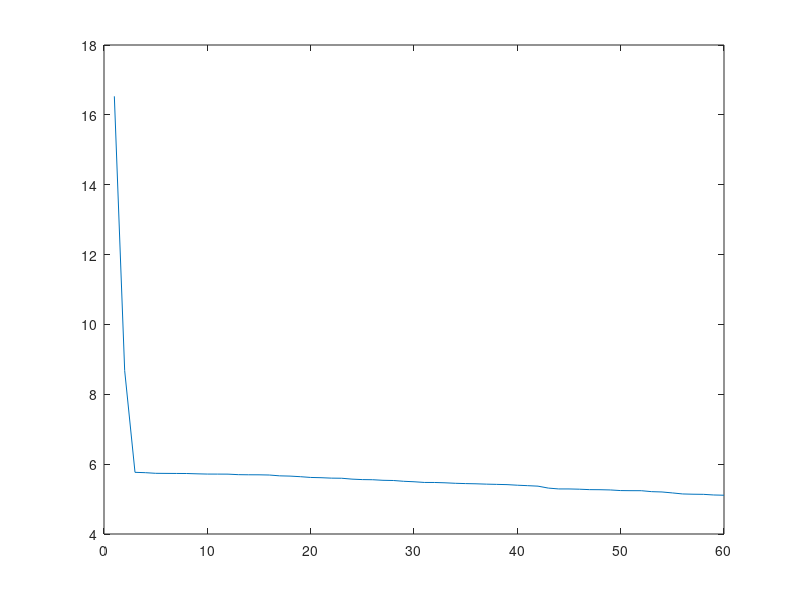
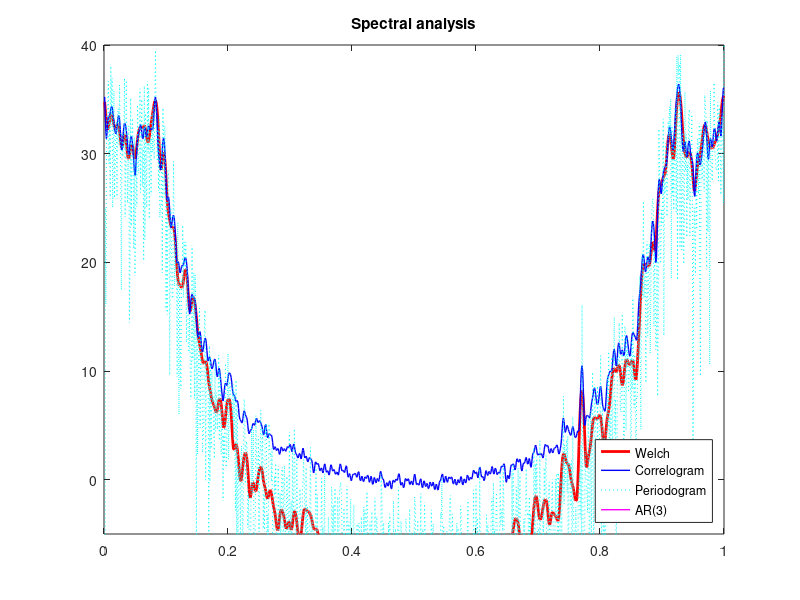
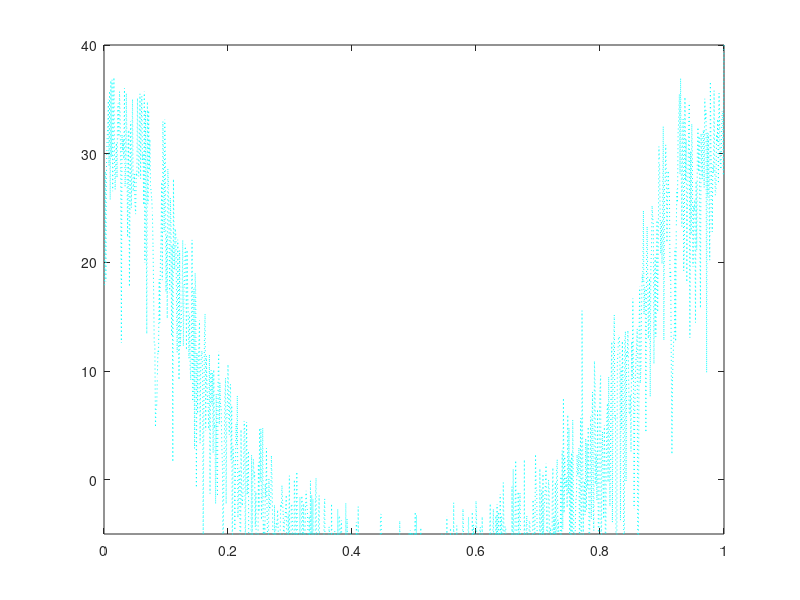

Here is the MATLAB script that generated these plots, in order:
close all;
clear all;
clc;

% load data
z = load('data for hw1.mat');
fir_bs_1 = load('fir_bs_1.mat');
fir_bs_1 = fir_bs_1.fir_bs_1;
% make a column vector
z1 = z.z.';

z1 = z1 - mean(z1);

K = length(z1);


% compute different spectral analysis

% PERIODOGRAM pg 84
Z = fft(z1);
periodogram_1 = abs(Z).^2/K;

% compute WELCH estimator pg 85 
D = 200; % window size
window = kaiser(D, 5.65); % rectangular, consider using a hamming or smth else
M_w = 1/D * sum(window.^2);
S = D/2; %common samples
N_s = floor((K-D)/(D-S) + 1); % number of subsequences
P_per_w = zeros(K, N_s);
for s = 0:(N_s-1)
  z_s = window .* z1( s*(D-S) + 1 : s*(D-S) + D ); % 1.495 with index + 1
  Z_s = fft(z_s, K);
  P_per_w(:, s + 1) = abs(Z_s).^2/(D*M_w);
end
P_welch = sum(P_per_w, 2)/N_s;


% compute autocorrelation with an estimator
N_corr = ceil(K/5);

autoc = zeros(N_corr + 1, 1);
% we should use the unbiased estimator pg 82 1.478
for n = 1:(N_corr + 1)
    d = z1(n:K);
    b = conj(z1(1:(K - n + 1)));
    c = K - n + 1; % check this scaling factor
    autoc(n) = d.' * b / c;
end

% consider formulas as more close as possible to the book
% make autocorrelation simmetric
autoc_complete = zeros(K, 1);
autoc_complete(1:N_corr + 1) = autoc;
temp = flipud(conj(autoc));
% it's the same as puttig the conjugate, flipped, at the end of this
% vector, since fft considers a periodic repetition of the signal
autoc_complete((K - N_corr + 1):K) = temp(1:length(temp)-1);


% CORRELOGRAM
window_correlogram = bartlett(2*N_corr + 1); % window centered around N_corr
window_complete = zeros(K, 1);
window_complete(1:N_corr + 1) = window_correlogram(N_corr + 1 : 2*N_corr + 1);
window_complete(K - N_corr + 1 : K) = window_correlogram(1 : N_corr);

windowed_autoc = autoc_complete.*window_complete;
correlogram = fft(windowed_autoc);

% ar model
% compute variance of AR model and plot it to identify the knee
% it's computed up to K/5 - 1, don't know if it makes sense
upp_limit = 60;
for N = 1:upp_limit
    
    row1 = conj(autoc);
    row1(1) = conj(row1(1));
    R = toeplitz(row1(1:N));
    
    a = -inv(R)*autoc(2:N+1);
    sigma_w(N) = autoc(1) + autoc(2:N+1)'*a;
    
      %figure
      %[H, omega] = freqz(1, [1; a], 'whole');
      %plot(omega, 10*log(sigma_w*abs(H)));
    
end

figure
plot(1:upp_limit, 10*log10(sigma_w))

% the knee is apparently at N = 3
% compute the vector of coefficients a
% check it out, it is slightly scaled than pwelch 
N = 3;
row1 = conj(autoc);
row1(1) = conj(row1(1));
R = toeplitz(row1(1:N));

a = -inv(R)*autoc(2:N+1);
sigma_w = autoc(1) + autoc(2:N+1)'*a;

[H, omega] = freqz(1, [1; a], 'whole');

figure
plot((1:K)/K, 10*log10(P_welch), 'Color', 'r', 'LineWidth', 2)
hold on
plot((1:K)/K, 10*log10(correlogram), 'Color', 'b', 'LineWidth', 1)
hold on
plot((1:K)/K, 10*log10(periodogram_1), 'c:')
hold on
plot(omega/(2*pi), 10*log10(sigma_w*abs(H).^2), 'Color', 'm', 'LineWidth', 1);
hold off
axis([0, 1, -5, 40])
legend('Welch', 'Correlogram', 'Periodogram', 'AR(3)', 'Location', 'SouthEast')
title('Spectral analysis')


continuousz1 = filter(fir_bs_1, 1, z1);
% PERIODOGRAM pg 84
CZ = fft(continuousz1);
period_continuous = abs(CZ).^2/K;
figure
plot((1:K)/K, 10*log10(period_continuous), 'c:')
axis([0, 1, -5, 40])


